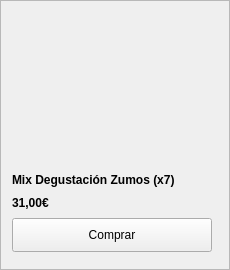
                       <widget class="QFrame" name="frame_8">
                        <property name="minimumSize">
                         <size>
                          <width>230</width>
                          <height>270</height>
                         </size>
                        </property>
                        <property name="maximumSize">
                         <size>
                          <width>230</width>
                          <height>270</height>
                         </size>
                        </property>
                        <property name="frameShape">
                         <enum>QFrame::StyledPanel</enum>
                        </property>
                        <property name="frameShadow">
                         <enum>QFrame::Raised</enum>
                        </property>
                        <layout class="QVBoxLayout" name="verticalLayout_28">
                         <item>
                          <widget class="QLabel" name="labelm_zumo_8">
                           <property name="minimumSize">
                            <size>
                             <width>200</width>
                             <height>150</height>
                            </size>
                           </property>
                           <property name="maximumSize">
                            <size>
                             <width>200</width>
                             <height>150</height>
                            </size>
                           </property>
                           <property name="styleSheet">
                            <string notr="true">border-image: url(:/imagenes_zumos/z_zumos8.jpg);</string>
                           </property>
                           <property name="text">
                            <string/>
                           </property>
                          </widget>
                         </item>
                         <item>
                          <widget class="QLabel" name="label_31">
                           <property name="maximumSize">
                            <size>
                             <width>16777215</width>
                             <height>15</height>
                            </size>
                           </property>
                           <property name="font">
                            <font>
                             <weight>75</weight>
                             <bold>true</bold>
                             <stylestrategy>PreferDefault</stylestrategy>
                            </font>
                           </property>
                           <property name="text">
                            <string>Mix Degustación Zumos (x7)</string>
                           </property>
                          </widget>
                         </item>
                         <item>
                          <widget class="QLabel" name="label_30">
                           <property name="maximumSize">
                            <size>
                             <width>16777215</width>
                             <height>15</height>
                            </size>
                           </property>
                           <property name="font">
                            <font>
                             <weight>75</weight>
                             <bold>true</bold>
                            </font>
                           </property>
                           <property name="text">
                            <string>31,00€</string>
                           </property>
                          </widget>
                         </item>
                         <item>
                          <widget class="QPushButton" name="botonComprar_13">
                           <property name="minimumSize">
                            <size>
                             <width>200</width>
                             <height>34</height>
                            </size>
                           </property>
                           <property name="maximumSize">
                            <size>
                             <width>200</width>
                             <height>34</height>
                            </size>
                           </property>
                           <property name="text">
                            <string>Comprar</string>
                           </property>
                          </widget>
                         </item>
                        </layout>
                       </widget>
